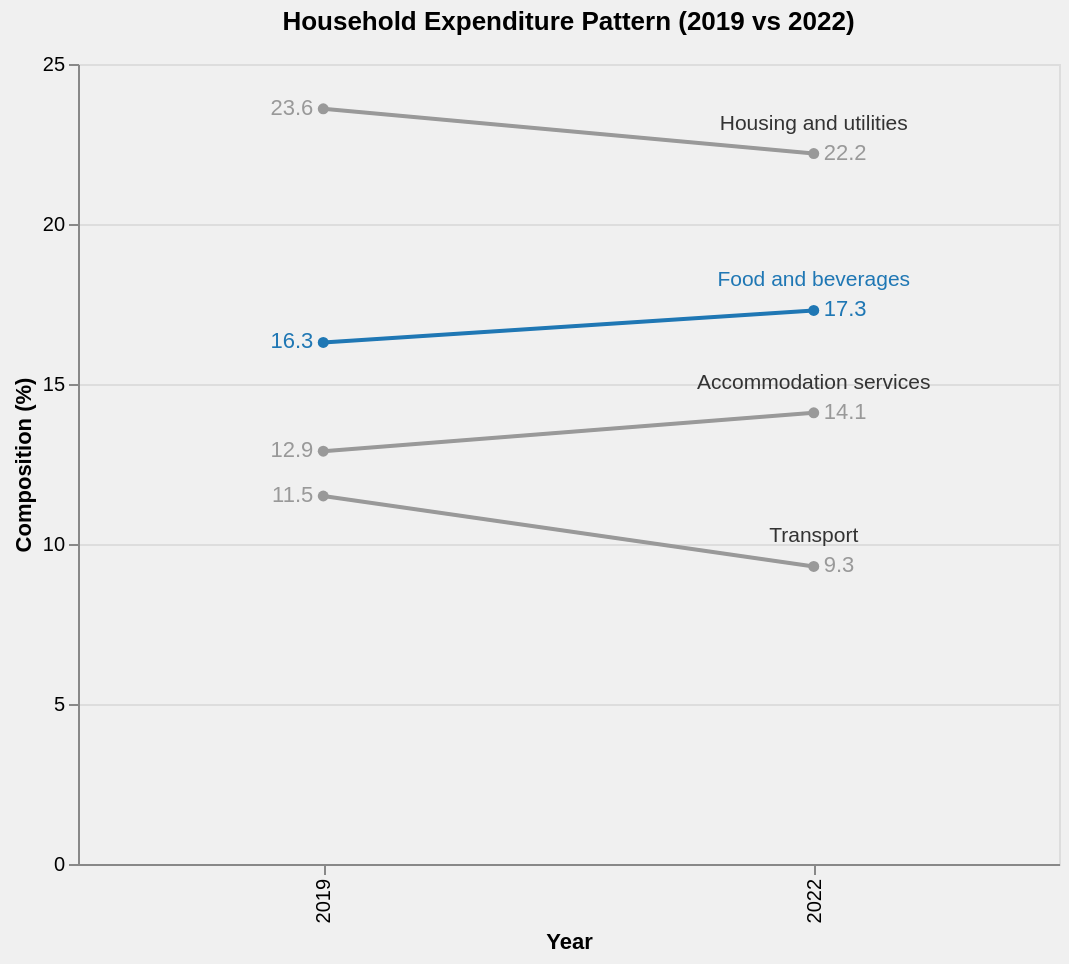

Write the Vega-Lite specification saved for this chart.
### Vega-Lite specification from a JSON file in a GitHub repository (floating-point values rounded to 4 significant figures)
{"$schema": "https://vega.github.io/schema/vega-lite/v5.json", "background": "#f0f0f0", "title": {"text": "Household Expenditure Pattern (2019 vs 2022)", "anchor": "middle", "dy": -5}, "width": 490.5, "height": 400, "data": {"values": [{"Expenditure Group": "Housing and utilities", "Year": "2019", "Composition (%)": 23.6}, {"Expenditure Group": "Housing and utilities", "Year": "2022", "Composition (%)": 22.2}, {"Expenditure Group": "Food and beverages", "Year": "2019", "Composition (%)": 16.3}, {"Expenditure Group": "Food and beverages", "Year": "2022", "Composition (%)": 17.3}, {"Expenditure Group": "Accommodation services", "Year": "2019", "Composition (%)": 12.9}, {"Expenditure Group": "Accommodation services", "Year": "2022", "Composition (%)": 14.1}, {"Expenditure Group": "Transport", "Year": "2019", "Composition (%)": 11.5}, {"Expenditure Group": "Transport", "Year": "2022", "Composition (%)": 9.3}]}, "encoding": {"x": {"field": "Year", "type": "ordinal", "title": "Year"}, "y": {"field": "Composition (%)", "type": "quantitative", "scale": {"domain": [0, 25]}, "axis": {"title": "Composition (%)", "values": [0, 5, 10, 15, 20, 25]}}, "color": {"field": "Expenditure Group", "type": "nominal", "scale": {"domain": ["Food and beverages", "Housing and utilities", "Accommodation services", "Transport"], "range": ["#1f77b4", "#999999", "#999999", "#999999"]}, "legend": null}}, "layer": [{"mark": {"type": "line", "point": true, "strokeWidth": 2}, "encoding": {"strokeWidth": {"condition": {"test": "datum['Expenditure Group'] == 'Food and beverages'", "value": 3}, "value": 1.5}, "tooltip": [{"field": "Expenditure Group", "type": "nominal", "title": "Expenditure Group"}, {"field": "Year", "type": "ordinal", "title": "Year"}, {"field": "Composition (%)", "type": "quantitative", "title": "Composition (%)"}]}}, {"transform": [{"filter": "datum.Year == '2022'"}], "mark": {"type": "text", "align": "left", "dx": 5, "fontSize": 11}, "encoding": {"text": {"field": "Composition (%)", "type": "quantitative", "format": ".1f"}, "x": {"field": "Year"}, "y": {"field": "Composition (%)"}}}, {"transform": [{"filter": "datum.Year == '2019'"}], "mark": {"type": "text", "align": "right", "dx": -5, "fontSize": 11}, "encoding": {"text": {"field": "Composition (%)", "type": "quantitative", "format": ".1f"}, "x": {"field": "Year"}, "y": {"field": "Composition (%)"}}}, {"transform": [{"filter": "datum.Year == '2022'"}], "mark": {"type": "text", "align": "center", "baseline": "bottom", "dy": -10, "fontSize": 10.5}, "encoding": {"text": {"field": "Expenditure Group"}, "x": {"field": "Year"}, "y": {"field": "Composition (%)"}, "color": {"condition": {"test": "datum['Expenditure Group'] == 'Food and beverages'", "value": "#1f77b4"}, "value": "#333333"}}}]}
